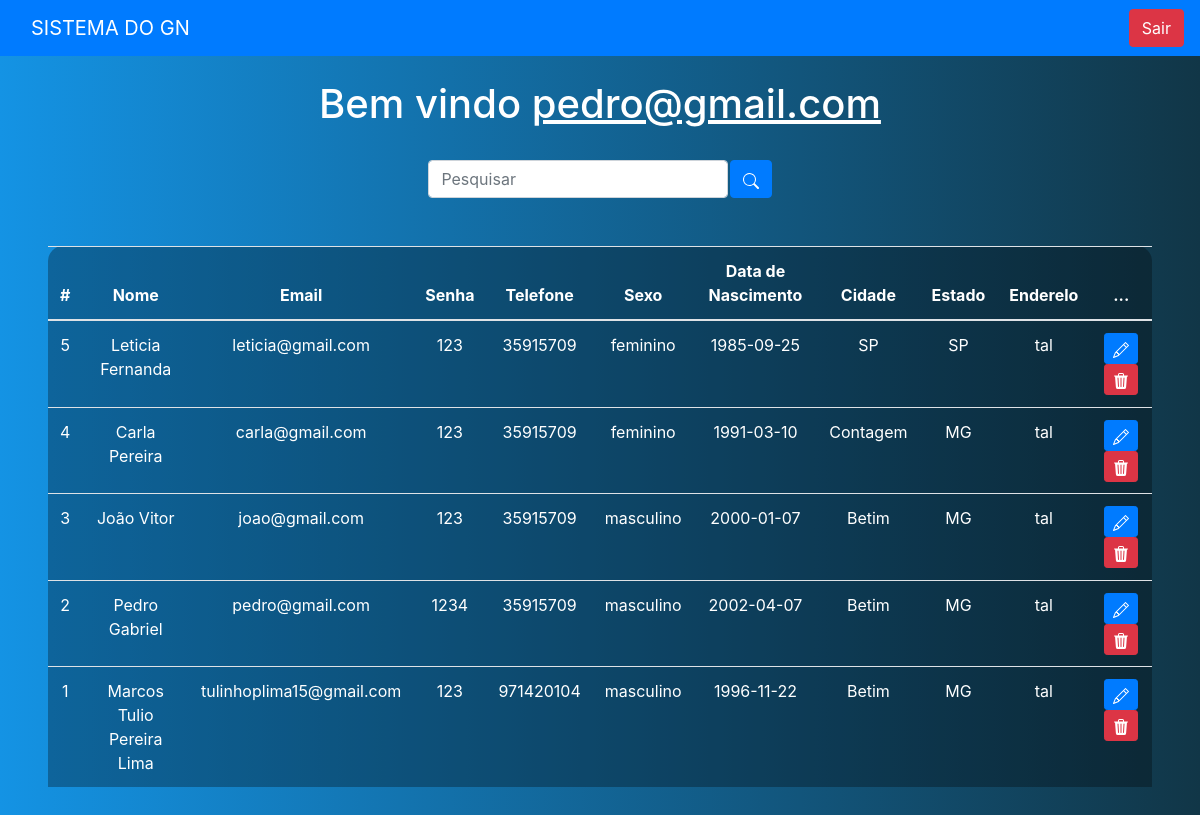
Screenshot of /sistema.php (signed in) with the database file from the repository.
### tables this page shows
CREATE TABLE `usuarios` (
  `id` smallint(6) NOT NULL,
  `nome` varchar(50) DEFAULT NULL,
  `email` varchar(150) DEFAULT NULL,
  `senha` varchar(50) DEFAULT NULL,
  `telefone` varchar(15) DEFAULT NULL,
  `sexo` char(15) DEFAULT NULL,
  `data_nasc` date DEFAULT NULL,
  `cidade` varchar(50) DEFAULT NULL,
  `estado` varchar(50) DEFAULT NULL,
  `endereco` varchar(50) DEFAULT NULL
);

### sistema.php (the view, shortened to what this page needs)
<?php
    include_once('config.php');
    $logado = $_SESSION['email'];
    if(!empty($_GET['search']))
    {
        $data = $_GET['search'];
        $sql = "SELECT * FROM usuarios WHERE id LIKE '%$data%' or email LIKE '%$data%' or nome LIKE '%$data%' ORDER BY id DESC";
    }
    else{
        $sql = "SELECT * FROM usuarios ORDER BY id DESC";
    }
    $result = $conexao->query($sql);
?>
<!DOCTYPE html>
<html lang="en">
<head>
    <link rel="stylesheet" href="https://cdn.jsdelivr.net/npm/bootstrap@4.1.3/dist/css/bootstrap.min.css">
    <link rel="stylesheet" type="text/css" href="css/sistema-style.css">
</head>
<body>
    <nav class="navbar navbar-expand-lg navbar-dark bg-primary">
        <div class="container-fluid">
            <a class="navbar-brand" href="#">SISTEMA DO GN</a>
        </div>
        <div class="d-flex">
            <a href="sair.php" class="btn btn-danger me-5">Sair</a>
        </div>
    </nav>
    <br>
    <?php
        echo "<h1>Bem vindo <u>$logado</u></h1>";
    ?>
    <br>
    <div class="box-search">
        <input type="search" class="form-control w-25" placeholder="Pesquisar" id="pesquisar">
        <button onclick="searchData()" class="btn btn-primary">
        </button>
    </div>
    <div class="m-5">
    <table class="table text-white table-bg">
        <thead>
            <tr>
                <th scope="col">#</th>
                <th scope="col">Nome</th>
                <th scope="col">Email</th>
                <th scope="col">Senha</th>
                <th scope="col">Telefone</th>
                <th scope="col">Sexo</th>
                <th scope="col">Data de Nascimento</th>
                <th scope="col">Cidade</th>
                <th scope="col">Estado</th>
                <th scope="col">Enderelo</th>
                <th scope="col">...</th>
            </tr>
        </thead>
        <tbody>
            <?php
                while($user_data = mysqli_fetch_assoc($result))
                {
                    echo "<tr>";
                    echo "<td>" .$user_data['id'] . "</td>";
                    echo "<td>" .$user_data['nome']. "</td>";
                    echo "<td>" .$user_data['email']. "</td>";
                    echo "<td>" .$user_data['senha']. "</td>";
                    echo "<td>" .$user_data['telefone']. "</td>";
                    echo "<td>" .$user_data['sexo']. "</td>";
                    echo "<td>" .$user_data['data_nasc']. "</td>";
                    echo "<td>" .$user_data['cidade']. "</td>";
                    echo "<td>" .$user_data['estado']. "</td>";
                    echo "<td>" .$user_data['endereco']. "</td>";
                    echo "<td>
                        <a class='btn btn-sm btn-primary' href='edit.php?id=$user_data[id]'>
                            <svg xmlns='http://www.w3.org/2000/svg' width='16' height='16' fill='currentColor' class='bi bi-pencil' viewBox='0 0 16 16'>
                                <path d='M12.146.146a.5.5 0 0 1 .708 0l3 3a.5.5 0 0 1 0 .708l-10 10a.5.5 0 0 1-.168.11l-5 2a.5.5 0 0 1-.65-.65l2-5a.5.5 0 0 1 .11-.168l10-10zM11.207 2.5 13.5 4.793 14.793 3.5 12.5 1.207 11.207 2.5zm1.586 3L10.5 3.207 4 9.707V10h.5a.5.5 0 0 1 .5.5v.5h.5a.5.5 0 0 1 .5.5v.5h.293l6.5-6.5zm-9.761 5.175-.106.106-1.528 3.821 3.821-1.528.106-.106A.5.5 0 0 1 5 12.5V12h-.5a.5.5 0 0 1-.5-.5V11h-.5a.5.5 0 0 1-.468-.325z'/>
                            </svg>
                        </a>
                        <a class='btn btn-sm btn-danger' href='delete.php?id=$user_data[id]'>
                            <svg xmlns='http://www.w3.org/2000/svg' width='16' height='16' fill='currentColor' class='bi bi-trash3-fill' viewBox='0 0 16 16'>
                                <path d='M11 1.5v1h3.5a.5.5 0 0 1 0 1h-.538l-.853 10.66A2 2 0 0 1 11.115 16h-6.23a2 2 0 0 1-1.994-1.84L2.038 3.5H1.5a.5.5 0 0 1 0-1H5v-1A1.5 1.5 0 0 1 6.5 0h3A1.5 1.5 0 0 1 11 1.5Zm-5 0v1h4v-1a.5.5 0 0 0-.5-.5h-3a.5.5 0 0 0-.5.5ZM4.5 5.029l.5 8.5a.5.5 0 1 0 .998-.06l-.5-8.5a.5.5 0 1 0-.998.06Zm6.53-.528a.5.5 0 0 0-.528.47l-.5 8.5a.5.5 0 0 0 .998.058l.5-8.5a.5.5 0 0 0-.47-.528ZM8 4.5a.5.5 0 0 0-.5.5v8.5a.5.5 0 0 0 1 0V5a.5.5 0 0 0-.5-.5Z'/>
                            </svg>
                        </a>
                    </td>";
                    echo "<tr>";
                }
            ?>
        </tbody>
</table>
    </div>
</body>
</html>

### css/sistema-style.css (style rules this page uses)
body { background-image: linear-gradient(to right, rgb(20, 147, 228), rgb(17, 54, 71)); color: white; text-align: center; }
.table-bg { background: rgba(0, 0, 0, 0.3); border-radius: 15px 15px 0 0; }
.box-search { display: flex; justify-content: center; gap: .1%; }

### rows the page displays
usuarios: id "5", nome "Leticia Fernanda", email "leticia@gmail.com", senha "123", telefone "35915709", sexo "feminino", data_nasc "1985-09-25", cidade "SP", estado "SP", endereco "tal"
usuarios: id "4", nome "Carla Pereira", email "carla@gmail.com", senha "123", telefone "35915709", sexo "feminino", data_nasc "1991-03-10", cidade "Contagem", estado "MG", endereco "tal"
usuarios: id "3", nome "João Vitor", email "joao@gmail.com", senha "123", telefone "35915709", sexo "masculino", data_nasc "2000-01-07", cidade "Betim", estado "MG", endereco "tal"
usuarios: id "2", nome "Pedro Gabriel", email "pedro@gmail.com", senha "1234", telefone "35915709", sexo "masculino", data_nasc "2002-04-07", cidade "Betim", estado "MG", endereco "tal"
usuarios: id "1", nome "Marcos Tulio Pereira Lima", email "tulinhoplima15@gmail.com", senha "123", telefone "971420104", sexo "masculino", data_nasc "1996-11-22", cidade "Betim", estado "MG", endereco "tal"

### other values shown
$logado "pedro@gmail.com"
